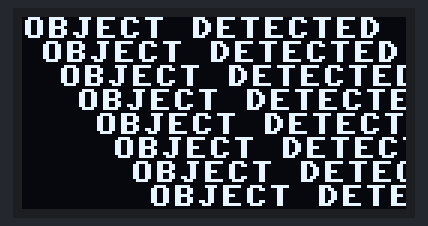
This program was run on a simulated Raspberry Pi Pico running MicroPython. On the bench: 128×64 one-colour display. Library files of the repository ran but are not shown: ssd1306.py. At 0.1 s the program stops and its outputs stay as they are.

Above: at 0.1 s.

The program:

OLED_Obj_Det.py
```python
# Stan
# OLED output for when an object is detected
from machine import Pin, I2C
import ssd1306


# Setup display (I2C address 0x3C)
i2c = I2C(0, scl=Pin(1), sda=Pin(0), freq=400000) # Adjust pins to match your wiring
display = ssd1306.SSD1306_I2C(128, 64, i2c, addr=0x3C)

bObj_Detected = True

if bObj_Detected == True:
    display.fill(0)  # Clear display
    # id: 0 - text at (0, 0)
    display.text("OBJECT DETECTED", 0, 0)
    # id: 1 - text at (6, 8)
    display.text("OBJECT DETECTED", 6, 8)
    # id: 2 - text at (12, 16)
    display.text("OBJECT DETECTED", 12, 16)
    # id: 3 - text at (18, 24)
    display.text("OBJECT DETECTED", 18, 24)
    # id: 4 - text at (24, 32)
    display.text("OBJECT DETECTED", 24, 32)
    # id: 5 - text at (30, 40)
    display.text("OBJECT DETECTED", 30, 40)
    # id: 6 - text at (36, 48)
    display.text("OBJECT DETECTED", 36, 48)
    # id: 7 - text at (42, 56)
    display.text("OBJECT DETECTED", 42, 56)
    display.show()  # Push to display

else:
    display.fill(0)  # Clear display
    # id: 0 - text at (52, 28)
    display.text("IDLE", 52, 28)
    display.show()  # Push to display
```
